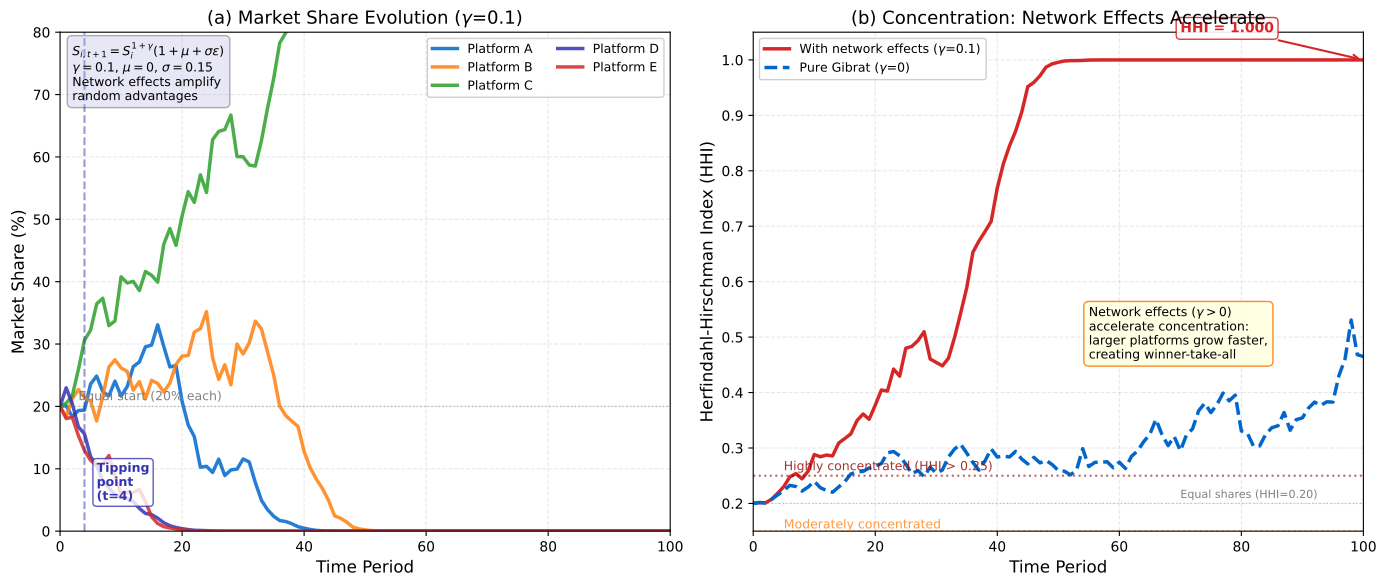

Write Python code to recreate this figure.
"""Multi-Platform Market Share: Gibrat Process with Network Effects

Multi-panel chart showing market concentration evolution through stochastic growth.

Economic Model:
  Gibrat with network effects: $S_{i,t+1} = S_i^{1+\gamma} \cdot (1 + \mu + \sigma \varepsilon)$
  where $\gamma > 0$ gives larger platforms a growth advantage.
  Based on Gibrat (1931), Shapiro \& Varian (1999).

# Multi-panel override: comparative statics requires simultaneous visibility

Citation: Gibrat (1931) - Law of Proportionate Effect; Shapiro & Varian (1999)
"""
import matplotlib.pyplot as plt
import numpy as np
from pathlib import Path

np.random.seed(42)

plt.rcParams.update({
    'font.size': 11, 'axes.labelsize': 12, 'axes.titlesize': 13,
    'xtick.labelsize': 10, 'ytick.labelsize': 10, 'legend.fontsize': 10,
    'figure.dpi': 150
})

MLPURPLE = '#3333B2'
MLBLUE = '#0066CC'
MLORANGE = '#FF7F0E'
MLGREEN = '#2CA02C'
MLRED = '#D62728'
MLLAVENDER = '#ADADE0'

colors = [MLBLUE, MLORANGE, MLGREEN, MLPURPLE, MLRED]
names = ['Platform A', 'Platform B', 'Platform C', 'Platform D', 'Platform E']

# --- Model parameters ---
n_platforms = 5
T = 100
mu = 0.0
sigma = 0.15
gamma = 0.1  # network effect advantage for larger platforms

# Initial shares: equal at 20% each
shares_init = np.ones(n_platforms) / n_platforms

# --- Simulation: S_{i,t+1} = S_i^{1+gamma} * (1 + mu + sigma*eps), then renormalize ---
shares_history = np.zeros((T + 1, n_platforms))
shares_history[0] = shares_init

for t in range(T):
    eps = np.random.normal(0, 1, n_platforms)
    growth = (1 + mu + sigma * eps)
    # Network effect: larger share grows faster (S^(1+gamma))
    new_sizes = shares_history[t] ** (1 + gamma) * growth
    new_sizes = np.maximum(new_sizes, 1e-10)  # floor
    shares_history[t + 1] = new_sizes / new_sizes.sum()

# --- HHI over time ---
hhi_history = np.sum(shares_history ** 2, axis=1)

fig, (ax1, ax2) = plt.subplots(1, 2, figsize=(14, 6))

# --- Panel (a): Market share evolution ---
for i in range(n_platforms):
    ax1.plot(range(T + 1), shares_history[:, i] * 100, color=colors[i],
             linewidth=2.5, label=names[i], alpha=0.85)

# Mark the winner at T=100
final_shares = shares_history[-1]
winner_idx = np.argmax(final_shares)
ax1.annotate(f'{names[winner_idx]}: {final_shares[winner_idx]*100:.1f}%',
             xy=(T, final_shares[winner_idx] * 100),
             xytext=(T - 25, final_shares[winner_idx] * 100 + 8),
             fontsize=10, fontweight='bold', color=colors[winner_idx],
             arrowprops=dict(arrowstyle='->', color=colors[winner_idx], lw=2),
             bbox=dict(boxstyle='round,pad=0.3', facecolor='white',
                       edgecolor=colors[winner_idx], alpha=0.9))

# Mark equal start
ax1.axhline(y=20, color='gray', linestyle=':', alpha=0.5, linewidth=1)
ax1.text(3, 21, 'Equal start (20% each)', fontsize=9, color='gray')

# Tipping point annotation (where divergence becomes clear)
# Find when max share first exceeds 30%
tipping_idx = np.argmax(np.max(shares_history, axis=1) > 0.30)
if tipping_idx > 0:
    ax1.axvline(x=tipping_idx, color=MLPURPLE, linestyle='--', alpha=0.5, linewidth=1.5)
    ax1.text(tipping_idx + 2, 5, f'Tipping\npoint\n(t={tipping_idx})',
             fontsize=9, color=MLPURPLE, fontweight='bold',
             bbox=dict(boxstyle='round,pad=0.3', facecolor='white',
                       edgecolor=MLPURPLE, alpha=0.8))

ax1.set_xlabel('Time Period')
ax1.set_ylabel('Market Share (%)')
ax1.set_title(r'(a) Market Share Evolution ($\gamma$=0.1)')
ax1.legend(loc='upper right', fontsize=9, ncol=2, framealpha=0.95)
ax1.grid(True, alpha=0.3, linestyle='--')
ax1.set_xlim(0, T)
ax1.set_ylim(0, 80)

# Model box
ax1.text(0.02, 0.98,
         r'$S_{i,t+1} = S_i^{1+\gamma}(1+\mu+\sigma\epsilon)$' + '\n'
         r'$\gamma=0.1$, $\mu=0$, $\sigma=0.15$' + '\n'
         'Network effects amplify\nrandom advantages',
         transform=ax1.transAxes, fontsize=9, va='top',
         bbox=dict(boxstyle='round,pad=0.4', facecolor=MLLAVENDER, alpha=0.3))

# --- Panel (b): HHI evolution with comparison ---
# Also simulate pure Gibrat (gamma=0) for comparison
np.random.seed(42)
shares_pure = np.zeros((T + 1, n_platforms))
shares_pure[0] = shares_init
for t in range(T):
    eps = np.random.normal(0, 1, n_platforms)
    growth = (1 + mu + sigma * eps)
    new_sizes = shares_pure[t] * growth  # no network effect (gamma=0)
    new_sizes = np.maximum(new_sizes, 1e-10)
    shares_pure[t + 1] = new_sizes / new_sizes.sum()
hhi_pure = np.sum(shares_pure ** 2, axis=1)

ax2.plot(range(T + 1), hhi_history, color=MLRED, linewidth=2.5,
         label=r'With network effects ($\gamma$=0.1)')
ax2.plot(range(T + 1), hhi_pure, color=MLBLUE, linewidth=2.5,
         linestyle='--', label=r'Pure Gibrat ($\gamma$=0)')

# HHI thresholds (DOJ/FTC)
ax2.axhline(y=0.25, color='darkred', linestyle=':', alpha=0.6, linewidth=1.5)
ax2.text(5, 0.26, 'Highly concentrated (HHI > 0.25)', fontsize=9,
         color='darkred', alpha=0.8)
ax2.axhline(y=0.15, color=MLORANGE, linestyle=':', alpha=0.6, linewidth=1.5)
ax2.text(5, 0.155, 'Moderately concentrated', fontsize=9,
         color=MLORANGE, alpha=0.8)

# Equal share baseline
ax2.axhline(y=1.0/n_platforms, color='gray', linestyle=':', alpha=0.4, linewidth=1)
ax2.text(T - 30, 1.0/n_platforms + 0.01, 'Equal shares (HHI=0.20)',
         fontsize=8, color='gray')

# Final HHI annotations
ax2.annotate(f'HHI = {hhi_history[-1]:.3f}',
             xy=(T, hhi_history[-1]),
             xytext=(T - 30, hhi_history[-1] + 0.05),
             fontsize=10, fontweight='bold', color=MLRED,
             arrowprops=dict(arrowstyle='->', color=MLRED, lw=1.5),
             bbox=dict(boxstyle='round,pad=0.3', facecolor='white',
                       edgecolor=MLRED, alpha=0.9))

ax2.set_xlabel('Time Period')
ax2.set_ylabel('Herfindahl-Hirschman Index (HHI)')
ax2.set_title('(b) Concentration: Network Effects Accelerate')
ax2.legend(loc='upper left', fontsize=9, framealpha=0.95)
ax2.grid(True, alpha=0.3, linestyle='--')
ax2.set_xlim(0, T)
ax2.set_ylim(0.15, max(hhi_history.max(), 0.5) + 0.05)

# Insight box
ax2.text(0.55, 0.45,
         r'Network effects ($\gamma > 0$)' + '\n'
         'accelerate concentration:\n'
         'larger platforms grow faster,\n'
         'creating winner-take-all',
         transform=ax2.transAxes, fontsize=9, va='top',
         bbox=dict(boxstyle='round,pad=0.4', facecolor='lightyellow',
                   edgecolor=MLORANGE, alpha=0.9))

plt.tight_layout()
plt.savefig(Path(__file__).parent / 'chart.pdf', dpi=300, bbox_inches='tight')
plt.savefig(Path(__file__).parent / 'chart.png', dpi=150, bbox_inches='tight')
plt.close()
print("Chart saved to chart.pdf and chart.png")
